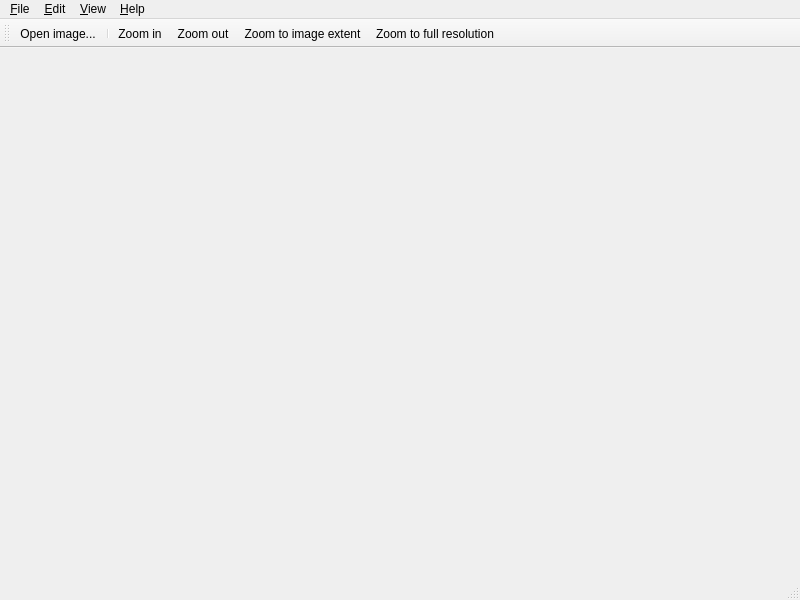
<?xml version="1.0" encoding="UTF-8"?>
<ui version="4.0">
 <class>mvd::MainWindow</class>
 <widget class="QMainWindow" name="mvd::MainWindow">
  <property name="geometry">
   <rect>
    <x>0</x>
    <y>0</y>
    <width>800</width>
    <height>600</height>
   </rect>
  </property>
  <property name="windowTitle">
   <string>Main window</string>
  </property>
  <property name="locale">
   <locale language="C" country="AnyCountry"/>
  </property>
  <widget class="QWidget" name="m_CentralWidget"/>
  <widget class="QMenuBar" name="m_MenuBar">
   <property name="geometry">
    <rect>
     <x>0</x>
     <y>0</y>
     <width>800</width>
     <height>25</height>
    </rect>
   </property>
   <widget class="QMenu" name="menu_File">
    <property name="title">
     <string>&amp;File</string>
    </property>
    <addaction name="action_OpenImage"/>
    <addaction name="separator"/>
    <addaction name="action_Quit"/>
   </widget>
   <widget class="QMenu" name="menu_Help">
    <property name="title">
     <string>&amp;Help</string>
    </property>
    <addaction name="action_About"/>
   </widget>
   <widget class="QMenu" name="menu_View">
    <property name="title">
     <string>&amp;View</string>
    </property>
    <addaction name="action_ColorDynamics"/>
    <addaction name="action_ColorSetup"/>
    <addaction name="action_DatabaseBrowser"/>
    <addaction name="action_DatasetProperties"/>
    <addaction name="action_OtbApplicationsBrowser"/>
    <addaction name="action_QuicklookView"/>
    <addaction name="separator"/>
   </widget>
   <widget class="QMenu" name="menu_Edit">
    <property name="title">
     <string>&amp;Edit</string>
    </property>
    <addaction name="action_Preferences"/>
   </widget>
   <addaction name="menu_File"/>
   <addaction name="menu_Edit"/>
   <addaction name="menu_View"/>
   <addaction name="menu_Help"/>
  </widget>
  <widget class="QStatusBar" name="m_StatusBar"/>
  <widget class="QToolBar" name="m_ToolBar">
   <property name="windowTitle">
    <string>Main toolbar</string>
   </property>
   <attribute name="toolBarArea">
    <enum>TopToolBarArea</enum>
   </attribute>
   <attribute name="toolBarBreak">
    <bool>false</bool>
   </attribute>
   <addaction name="action_OpenImage"/>
   <addaction name="separator"/>
   <addaction name="action_ZoomIn"/>
   <addaction name="action_ZoomOut"/>
   <addaction name="action_ZoomExtent"/>
   <addaction name="action_ZoomFull"/>
  </widget>
  <action name="action_Quit">
   <property name="text">
    <string>&amp;Quit</string>
   </property>
   <property name="toolTip">
    <string>Quit application.</string>
   </property>
   <property name="shortcut">
    <string>Ctrl+Q</string>
   </property>
  </action>
  <action name="action_OpenImage">
   <property name="enabled">
    <bool>true</bool>
   </property>
   <property name="icon">
    <iconset resource="mvdMainWindow.qrc">
     <normaloff>:/icons/action_Open_Icon</normaloff>:/icons/action_Open_Icon</iconset>
   </property>
   <property name="text">
    <string>&amp;Open image...</string>
   </property>
   <property name="iconText">
    <string>Open image...</string>
   </property>
   <property name="toolTip">
    <string>Open image-file.</string>
   </property>
   <property name="shortcut">
    <string>Ctrl+O</string>
   </property>
  </action>
  <action name="action_About">
   <property name="text">
    <string>&amp;About...</string>
   </property>
   <property name="iconText">
    <string>About...</string>
   </property>
   <property name="toolTip">
    <string>About...</string>
   </property>
  </action>
  <action name="action_Preferences">
   <property name="enabled">
    <bool>true</bool>
   </property>
   <property name="text">
    <string>Prefere&amp;nces</string>
   </property>
  </action>
  <action name="action_QuicklookView">
   <property name="checkable">
    <bool>true</bool>
   </property>
   <property name="checked">
    <bool>true</bool>
   </property>
   <property name="enabled">
    <bool>true</bool>
   </property>
   <property name="text">
    <string>Quicklook view</string>
   </property>
   <property name="toolTip">
    <string>Show/hide quicklook view.</string>
   </property>
  </action>
  <action name="action_ColorSetup">
   <property name="checkable">
    <bool>true</bool>
   </property>
   <property name="checked">
    <bool>true</bool>
   </property>
   <property name="enabled">
    <bool>true</bool>
   </property>
   <property name="text">
    <string>Color setup</string>
   </property>
   <property name="toolTip">
    <string>Show/hide color setup.</string>
   </property>
  </action>
  <action name="action_ColorDynamics">
   <property name="checkable">
    <bool>true</bool>
   </property>
   <property name="checked">
    <bool>true</bool>
   </property>
   <property name="enabled">
    <bool>true</bool>
   </property>
   <property name="text">
    <string>Color dynamics</string>
   </property>
   <property name="toolTip">
    <string>Show/hide color dynamics.</string>
   </property>
  </action>
  <action name="action_DatabaseBrowser">
   <property name="checkable">
    <bool>true</bool>
   </property>
   <property name="checked">
    <bool>true</bool>
   </property>
   <property name="text">
    <string>Database browser</string>
   </property>
   <property name="toolTip">
    <string>Show/hide database browser.</string>
   </property>
  </action>
  <action name="action_DatasetProperties">
   <property name="checkable">
    <bool>true</bool>
   </property>
   <property name="checked">
    <bool>true</bool>
   </property>
   <property name="text">
    <string>Dataset properties</string>
   </property>
   <property name="toolTip">
    <string>Show/hide dataset properties</string>
   </property>
  </action>
  <action name="action_OtbApplicationsBrowser">
   <property name="checkable">
    <bool>true</bool>
   </property>
   <property name="checked">
    <bool>true</bool>
   </property>
   <property name="text">
    <string>OTB Applications browser</string>
   </property>
   <property name="toolTip">
    <string>Show/hide OTB Applications browser.</string>
   </property>
  </action>
  <action name="action_ZoomIn">
   <property name="icon">
    <iconset resource="mvdMainWindow.qrc">
     <normaloff>:/icons/action_ZoomIn_Icon</normaloff>:/icons/action_ZoomIn_Icon</iconset>
   </property>
   <property name="text">
    <string>Zoom in</string>
   </property>
  </action>
  <action name="action_ZoomOut">
   <property name="icon">
    <iconset resource="mvdMainWindow.qrc">
     <normaloff>:/icons/action_ZoomOut_Icon</normaloff>:/icons/action_ZoomOut_Icon</iconset>
   </property>
   <property name="text">
    <string>Zoom out</string>
   </property>
  </action>
  <action name="action_ZoomExtent">
   <property name="icon">
    <iconset resource="mvdMainWindow.qrc">
     <normaloff>:/icons/action_ZoomExtent_Icon</normaloff>:/icons/action_ZoomExtent_Icon</iconset>
   </property>
   <property name="text">
    <string>Zoom to image extent</string>
   </property>
  </action>
  <action name="action_ZoomFull">
   <property name="icon">
    <iconset resource="mvdMainWindow.qrc">
     <normaloff>:/icons/action_ZoomFull_Icon</normaloff>:/icons/action_ZoomFull_Icon</iconset>
   </property>
   <property name="text">
    <string>Zoom to full resolution</string>
   </property>
  </action>
 </widget>
 <resources>
  <include location="mvdMainWindow.qrc"/>
 </resources>
 <connections/>
</ui>
